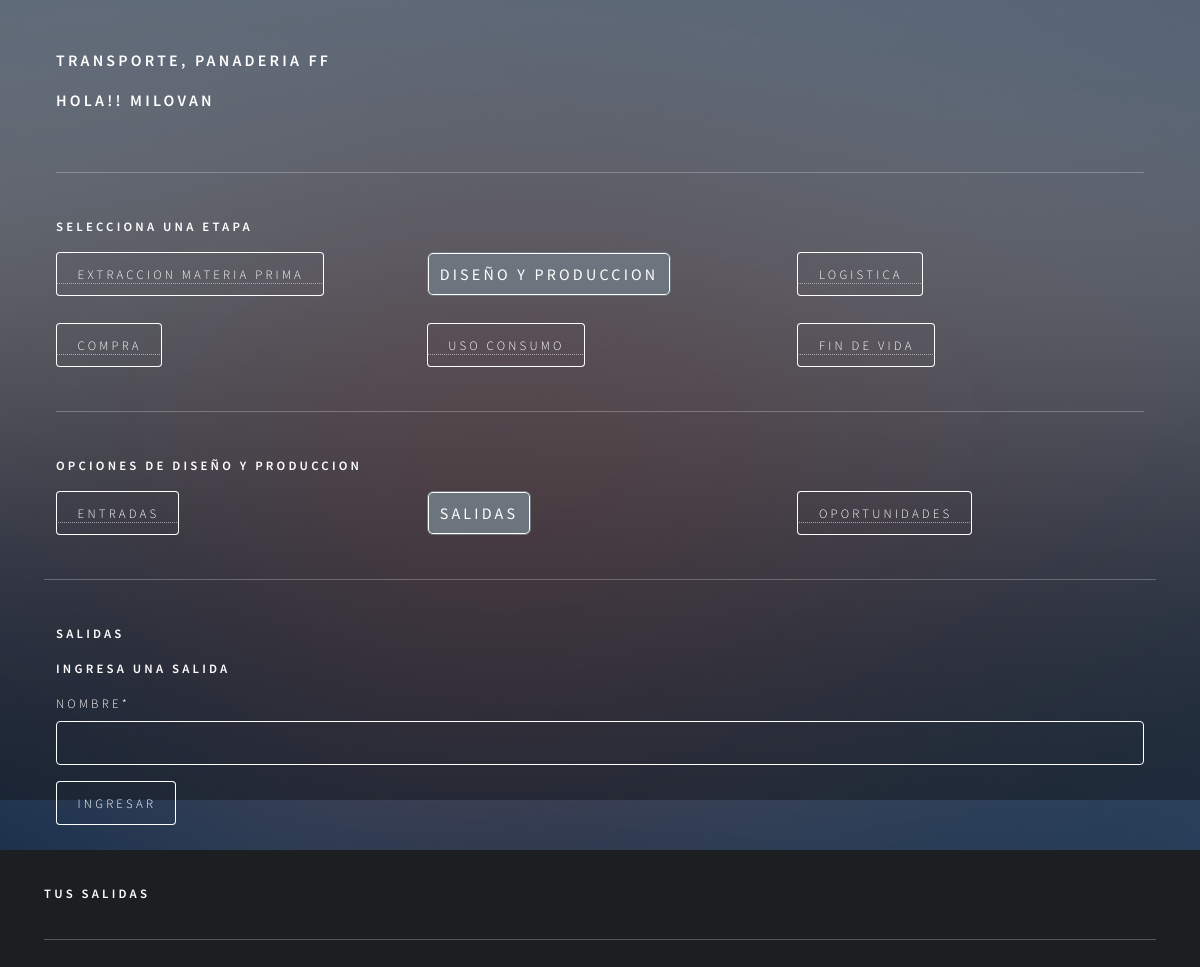
The page /agregar_salida_diseño (signed in) on the database as committed earlier.
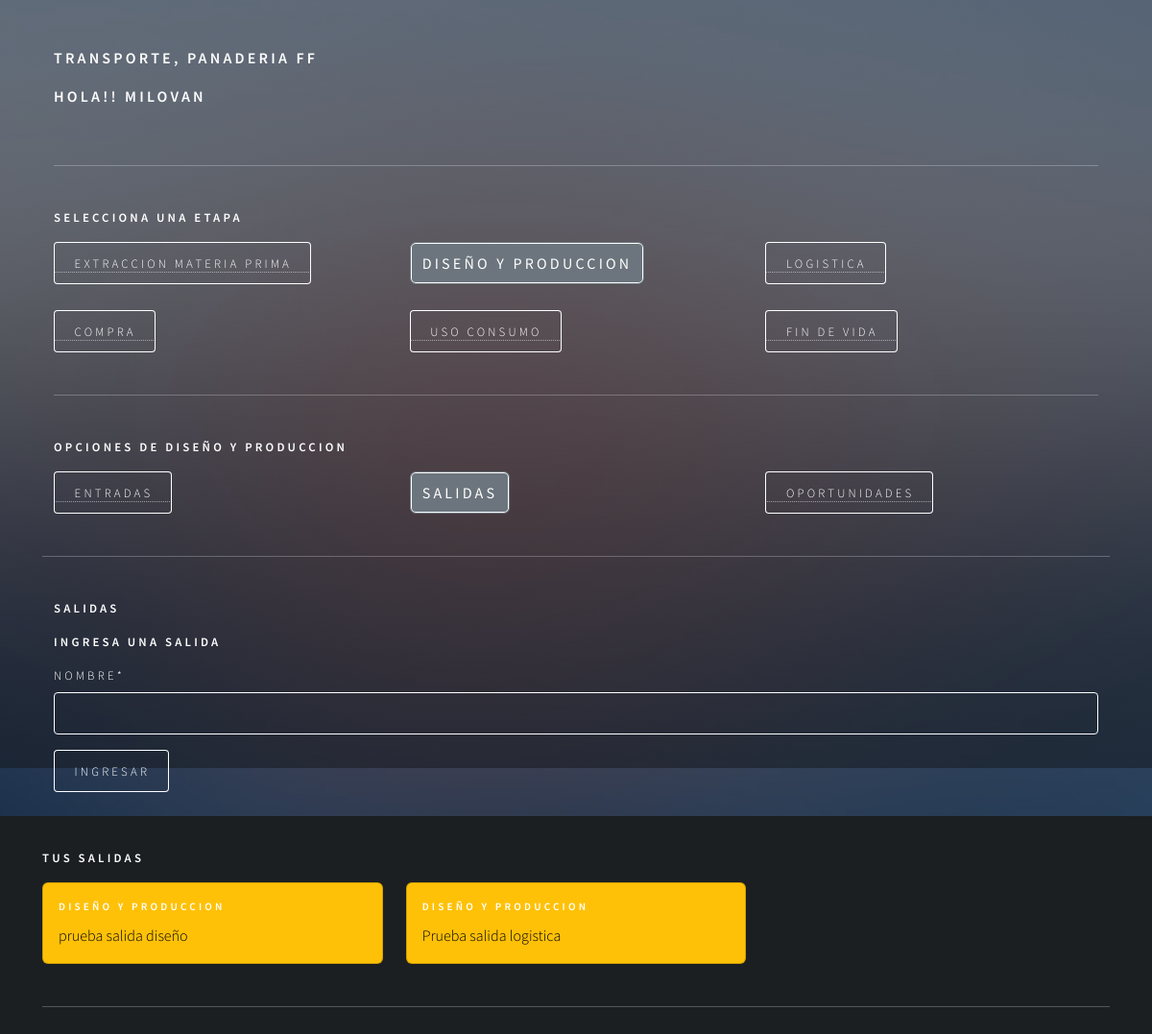
The same page on the database as committed later.
### app/models.py (models this page shows, shortened)
class RegistroTrabajador(models.Model):
    id_registro = models.AutoField(primary_key=True)
    id_usuario = models.ForeignKey(Usuario, on_delete=models.CASCADE)
    descripcion = models.TextField(max_length=160)
    id_area = models.ForeignKey(AreaEmpresa, on_delete=models.CASCADE)

class AreaEmpresa(models.Model):
    id_area = models.AutoField(primary_key=True)
    nombre  = models.CharField(max_length=20)
    productos = models.CharField(max_length=50)
    id_empresa = models.ForeignKey(Empresa, on_delete=models.CASCADE)
    def nombre_area(self):
        return "{}, {}". format(self.nombre, self.id_empresa)
    def __str__(self):
        return self.nombre_area()

class Empresa(models.Model):
    id_empresa = models.AutoField(primary_key=True)
    nombre  = models.CharField(max_length=20)
    def __str__(self):
        return self.nombre

class Salida(models.Model):
    id_salida = models.AutoField(primary_key=True)
    nombre  = models.CharField(max_length=50)
    fecha = models.DateTimeField(auto_now_add=True)
    etapa = models.ForeignKey(Etapa, on_delete=models.CASCADE)
    usuario =models.ForeignKey(Usuario, on_delete=models.CASCADE)

class Etapa(models.Model):
    id_etapa = models.AutoField(primary_key=True)
    nombre  = models.CharField(max_length=50)
    fecha_inicio  = models.DateField()
    fecha_termino  = models.DateField()
    area = models.ForeignKey(AreaEmpresa, on_delete=models.CASCADE)
    ciclo = models.ForeignKey(CicloArea, on_delete=models.CASCADE)
    activo = models.BooleanField()
    def __str__(self):
        return self.nombre

### app/forms.py
class SalidaForm(forms.ModelForm):
    class Meta:
        model = Salida
        fields = 'nombre',

### app/views.py (called while the page is built, shortened)
def agregarSalidaDiseño(request):
    if request.user.is_authenticated:
        registros = RegistroTrabajador.objects.filter(id_usuario=request.user)
        etapa = Etapa.objects.values_list("id_etapa", flat=True).filter(nombre="Diseño y produccion")
        salidas = Salida.objects.filter(usuario=request.user)
        data = {
            'form': SalidaForm(),
            'registros': registros,
            'salidas': salidas
        }
        return render(request,'autodiagnostico/diseñoProduccion/salida/agregar_salida.html', data)
    else:
        return render(request, 'autodiagnostico/diseñoProduccion/entrada/agregar_salida.html')

### app/templates/autodiagnostico/diseñoProduccion/salida/agregar_salida.html (shortened to what this page needs)
{% extends 'autodiagnostico/diseñoProduccion/home_diseño.html' %}
{% load static %}
{% load crispy_forms_tags %}
{% block diseño %}
<div class="container">
    <h4>Salidas</h4>
    <form action="" method="post">
        <h4>Ingresa una salida</h4>
        {{form | crispy}}
        <div>
            <input type="submit" class="btn btn-primary" value="ingresar">
        </div>
    </form>
</div>
<br>
<h4>Tus Salidas</h4>
<div class="row row-cols-1 row-cols-md-3 g-4">
    {% for p in salidas %}
    {% if p.etapa.nombre == "Diseño y produccion" %}
        <div class="col">
            <div class="card text-bg-warning">
                <div class="card-body">
                    <h5 class="card-title">{{p.etapa}}</h5>
                    <p class="card-text">{{p.nombre}}</p>
                </div>
            </div>
        </div>
    {% endif %}
    {% endfor %}
</div>
{% endblock diseño %}

### app/templates/autodiagnostico/auto_diagnostico.html (shortened to what this page needs)
{% load static %}
<!DOCTYPE HTML>
<html>
<head>
    <link href="https://cdn.jsdelivr.net/npm/bootstrap@5.2.0/dist/css/bootstrap.min.css" rel="stylesheet"
>
    <link rel="stylesheet" href="{% static 'css/main.css' %}" />
</head>
<body class="is-preload">
    <div id="wrapper">
        <div class="container-sm">
            {% if user.is_authenticated %}
            {% if registros %}
            <div class="container-sm">
                <div class="row">
                    {% for p in registros %}
                    <h3>{{p.id_area}}</h3>
                    {% endfor %}
                    <h3>Hola!! {{user.username}}</h3>
                </div>
                <hr>
                <h4>Selecciona una Etapa</h4>
                <div class="row">
                    <div class="col">
                        <a href="{% url 'extraccion_materiaPrima' %}"><button type="button" id="extraccion">Extraccion Materia Prima</button></a>
                    </div>
                    <div class="col">
                        <a href="{% url 'diseño_Produccion' %}"><button type="button" id="diseño">Diseño y produccion</button></a>
                    </div>
                    <div class="col">
                        <a href="{% url 'logistica' %}"><button type="button" id="logistica">Logistica</button></a>
                    </div>
                </div>
                <br>
                <div class="row">
                    <div class="col">
                        <a href="{% url 'compra' %}"><button type="button" id="compra">Compra</button></a>
                    </div>
                    <div class="col">
                        <a href="{% url 'uso_consumo' %}"><button type="button" id="uso">Uso consumo</button></a>
                    </div>
                    <div class="col">
                        <a href="{% url 'fin_vida' %}"><button type="button" id="fin">Fin de vida</button></a>
                    </div>
                </div>
                <hr>
            </div>
            {% block body %}{% endblock %}
            {% else %}
            <h1>Registra la empresa y el area a la que perteneces!!!!</h1>
            <a href="{% url 'agregar_Area' user.id  %}"><button type="button">Aqui</button></a>
            {% endif %}
            {% else %}
            <h1>Inicia Session</h1>
            <p>Para acceder a tu Auto Diagnostico </p>
            <a href="{% url 'login'  %}"><button type="button">Inicia Session</button></a>
            {% endif %}
            <hr>
            </div>
        </div>
        <br>
        <br>
    <div id="bg"></div>
</body>
</html>

Rows that differ between the two databases and show on the page:
added Salida: etapa "DISEÑO Y PRODUCCION", nombre "prueba salida diseño"
added Salida: etapa "DISEÑO Y PRODUCCION", nombre "Prueba salida logistica"
